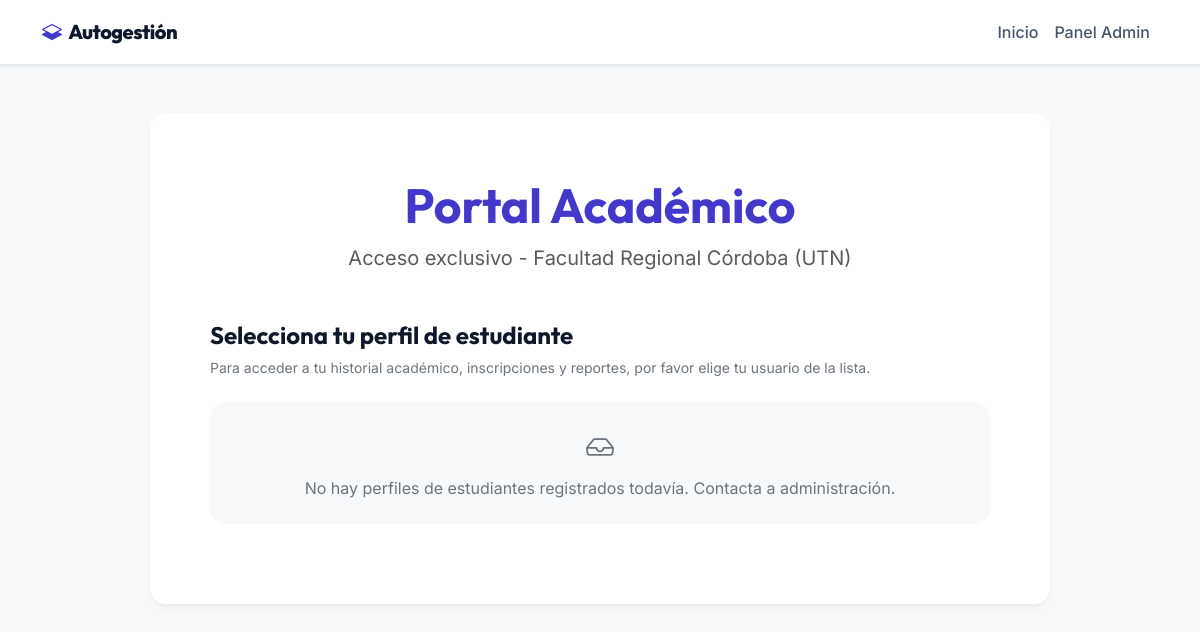
The app's page /, older data.
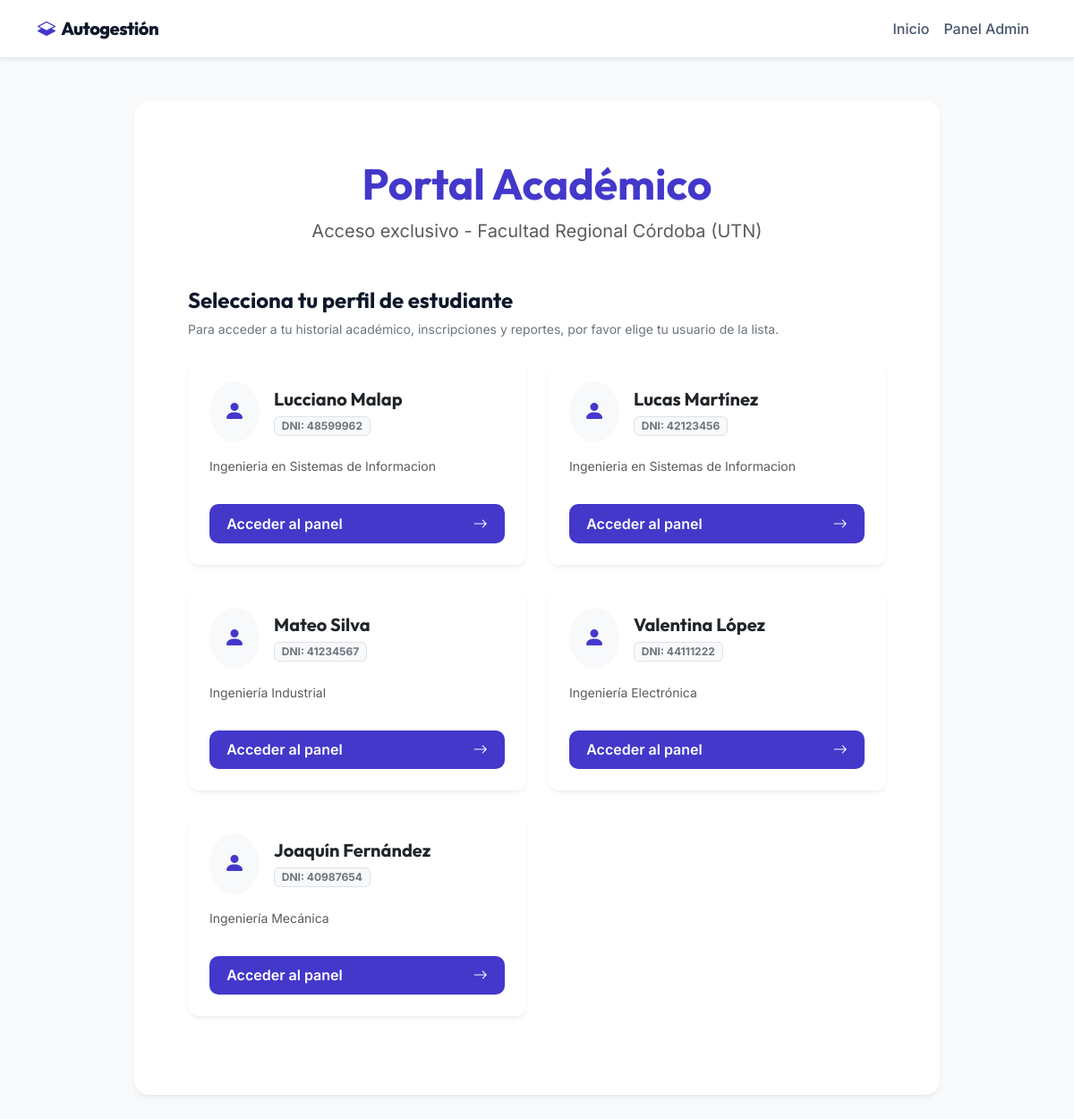
The same page, newer data.
### UTN/models.py (models this page shows, shortened)
class Alumno(models.Model):
    carrera = models.ForeignKey(Carrera, on_delete=models.CASCADE, related_name="alumnos")
    nombre_completo = models.CharField(max_length=100)
    usuario = models.OneToOneField(User, on_delete=models.CASCADE, null=True, blank=True)
    documento = models.IntegerField(unique=True)
    email = models.EmailField(max_length=100)

class Carrera(models.Model):
    nombre = models.CharField(max_length=100)
    sigla = models.CharField(max_length=20)

### UTN/views.py (the view)
# urls.py: path('', views.inicio, name='utn'),
def inicio(request):
    return render(request, 'UTN/utn.html', {'alumnos': Alumno.objects.all()})

### UTN/templates/UTN/utn.html (shortened to what this page needs)
{% extends 'UTN/base.html' %}
{% block content %}
<div class="p-5 mb-5 bg-white rounded-organic shadow-soft border-0 text-center mx-auto" style="max-width: 900px;">
    <div class="container-fluid py-3">
        <h1 class="display-5 fw-bold text-primary-modern mb-2">Portal Académico</h1>
        <p class="fs-5 text-muted mb-4">Acceso exclusivo - Facultad Regional Córdoba (UTN)</p>
        <div class="mt-5 mb-4 text-start">
            <h4 class="fw-bold">Selecciona tu perfil de estudiante</h4>
            <p class="text-secondary small">Para acceder a tu historial académico, inscripciones y reportes, por favor elige tu usuario de la lista.</p>
        </div>
        <div class="row justify-content-start text-start" id="listaAlumnos">
            {% if alumnos %}
                {% for alumno in alumnos %}
                <div class="col-lg-6 mb-4">
                    <div class="card h-100 border-0 rounded-organic-sm shadow-soft shadow-hover p-2">
                        <div class="card-body d-flex flex-column">
                            <div class="d-flex align-items-center mb-3">
                                <div class="bg-light rounded-circle p-3 me-3 text-primary-modern">
                                    <i class="bi bi-person-fill fs-4"></i>
                                </div>
                                <div>
                                    <h5 class="card-title mb-1 fw-bold">{{ alumno.nombre_completo }}</h5>
                                    <span class="badge bg-light text-secondary border">DNI: {{ alumno.documento }}</span>
                                </div>
                            </div>
                            <p class="card-text text-muted small flex-grow-1">{{ alumno.carrera.nombre }}</p>
                            <div class="mt-3 text-end">
                                <a href="{% url 'login' %}" class="btn btn-modern btn-modern-primary w-100 d-flex justify-content-between align-items-center">
                                    <span>Acceder al panel</span>
                                    <i class="bi bi-arrow-right"></i>
                                </a>
                            </div>
                        </div>
                    </div>
                </div>
                {% endfor %}
            {% else %}
                <div class="col-12">
                    <div class="alert bg-light border-0 text-secondary rounded-organic p-4 text-center" role="alert">
                        <i class="bi bi-inbox fs-3 d-block mb-2"></i>
                        No hay perfiles de estudiantes registrados todavía. Contacta a administración.
                    </div>
                </div>
            {% endif %}
        </div>
    </div>
</div>
{% endblock %}

### UTN/templates/UTN/base.html (shortened to what this page needs)
{% load static %}
<!DOCTYPE html>
<html lang="es">
<head>
    <link href="https://cdn.jsdelivr.net/npm/bootstrap@5.3.2/dist/css/bootstrap.min.css" rel="stylesheet">
    <link rel="stylesheet" href="https://cdn.jsdelivr.net/npm/bootstrap-icons@1.11.1/font/bootstrap-icons.css">
    <link rel="stylesheet" href="{% static 'UTN/css/custom.css' %}">
</head>
<body class="bg-light">
    <nav class="navbar navbar-expand-lg navbar-modern bg-white-glass sticky-top mb-5 shadow-sm">
        <div class="container py-1">
            <a class="navbar-brand text-primary-modern" href="{% url 'utn' %}">
                <i class="bi bi-layers-half text-primary-modern me-1"></i> Autogestión
            </a>
            <div class="collapse navbar-collapse" id="navbarNav">
                <ul class="navbar-nav ms-auto">
                    <li class="nav-item">
                        <a class="nav-link active" href="{% url 'utn' %}">Inicio</a>
                    </li>
                    <li class="nav-item">
                        <a class="nav-link" href="/admin/" target="_blank">Panel Admin</a>
                    </li>
                </ul>
            </div>
        </div>
    </nav>
    <div class="container">
        {% block content %}
        {% endblock content %}
    </div>
</body>
</html>

### UTN/static/UTN/css/custom.css (style rules this page uses)
body { font-family: 'Inter', sans-serif; background-color: #f8fafc; color: #334155; -webkit-font-smoothing: antialiased; }
h1, h2, h3, h4, h5, h6 { font-family: 'Outfit', sans-serif; color: #0f172a; font-weight: 700; }
.text-primary-modern { color: #4338ca !important; }
.bg-white-glass { background: rgba(255, 255, 255, 0.9); backdrop-filter: blur(10px); }
.shadow-soft { box-shadow: 0 4px 6px -1px rgb(0 0 0 / 0.05), 0 2px 4px -2px rgb(0 0 0 / 0.05) !important; border: 1px solid #f1f5f9; }
.rounded-organic { border-radius: 16px !important; }
.rounded-organic-sm { border-radius: 12px !important; }
.navbar-modern { border-bottom: 1px solid #e2e8f0; }
.navbar-modern .navbar-brand { font-family: 'Outfit', sans-serif; font-weight: 800; color: #0f172a !important; letter-spacing: -0.5px; }
.navbar-modern .nav-link { color: #475569 !important; font-weight: 500; }
.btn-modern { border-radius: 10px; font-weight: 600; padding: 0.6rem 1.2rem; transition: all 0.2s; }
.btn-modern-primary { background-color: #4338ca; border: none; color: white; }

Row changes from the older to the newer data that the page shows:
added Alumno: nombre_completo "Lucciano Malap", documento "48599962", carrera.nombre "Ingenieria en Sistemas de Informacion"
added Alumno: nombre_completo "Lucas Martínez", documento "42123456", carrera.nombre "Ingenieria en Sistemas de Informacion"
added Alumno: nombre_completo "Mateo Silva", documento "41234567", carrera.nombre "Ingeniería Industrial"
added Alumno: nombre_completo "Valentina López", documento "44111222", carrera.nombre "Ingeniería Electrónica"
added Alumno: nombre_completo "Joaquín Fernández", documento "40987654", carrera.nombre "Ingeniería Mecánica"
Text that changed along with them:
text no longer shown: "No hay perfiles de estudiantes registrados todavía. Contacta a administración."
